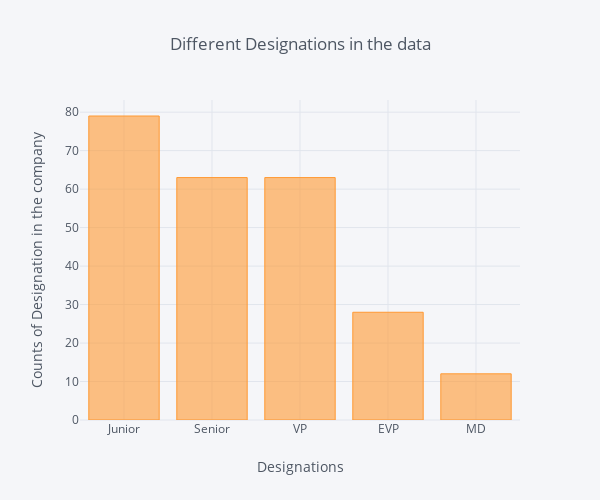

Notebook code for this chart:
### Code cell
#Checking the different designations in the data. 

print("Designation counts in the data: ")
print(train['Designation'].value_counts())
print("------------------------------------------------------------------------------------------------------------------------------")

train['Designation'].value_counts().iplot(kind='bar', yTitle="Counts of Designation in the company",
                                          xTitle="Designations", title="Different Designations in the data",
                                 dimensions=(600,500))

### Figure 1 — Plotly figure (JSON) as saved in the notebook; plotly's stock layout.template omitted (floating-point values rounded to 4 significant figures)
{"data": [{"marker": {"color": "rgba(255, 153, 51, 0.6)", "line": {"color": "rgba(255, 153, 51, 1.0)", "width": 1}}, "name": "Designation", "orientation": "v", "text": "", "type": "bar", "uid": "9a8a0030-27d9-45ae-bf5d-c80fb1b4651a", "x": ["Junior", "Senior", "VP", "EVP", "MD"], "y": [79, 63, 63, 28, 12]}], "layout": {"height": 500, "legend": {"bgcolor": "#F5F6F9", "font": {"color": "#4D5663"}}, "paper_bgcolor": "#F5F6F9", "plot_bgcolor": "#F5F6F9", "title": {"font": {"color": "#4D5663"}, "text": "Different Designations in the data"}, "width": 600, "xaxis": {"autorange": true, "gridcolor": "#E1E5ED", "range": [-0.5, 4.5], "showgrid": true, "tickfont": {"color": "#4D5663"}, "title": {"font": {"color": "#4D5663"}, "text": "Designations"}, "type": "category", "zerolinecolor": "#E1E5ED"}, "yaxis": {"autorange": true, "gridcolor": "#E1E5ED", "range": [0, 83.16], "showgrid": true, "tickfont": {"color": "#4D5663"}, "title": {"font": {"color": "#4D5663"}, "text": "Counts of Designation in the company"}, "type": "linear", "zerolinecolor": "#E1E5ED"}}}
